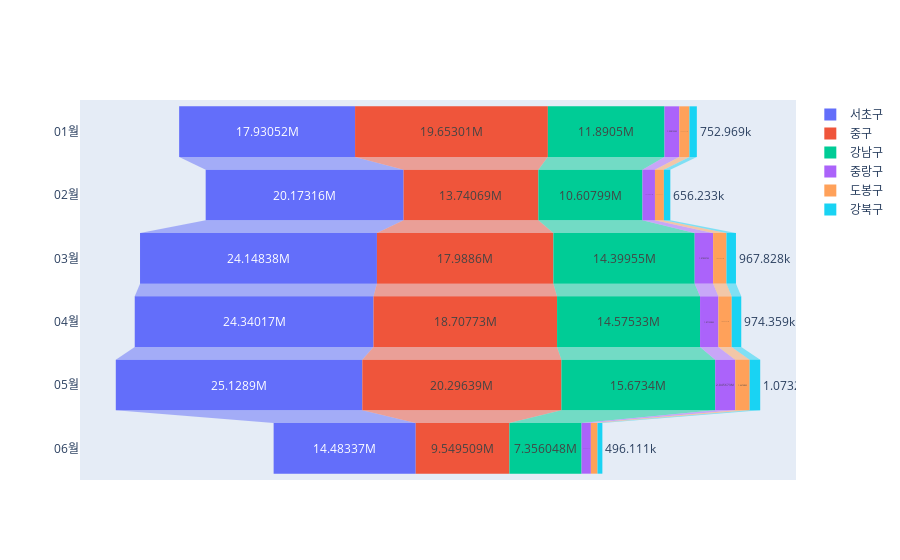

Here is the notebook cell this chart was saved with:
### Code cell
# Top 3, Botton 3 월별 매출 발생 건수

fig=go.Figure()

fig.add_trace(go.Funnel(
name='서초구',
y=card_gu_pivot2.index+"월",
x=card_gu_pivot2['서초구']))

fig.add_trace(go.Funnel(
name='중구',
y=card_gu_pivot2.index+"월",
x=card_gu_pivot2['중구']))

fig.add_trace(go.Funnel(
name='강남구',
y=card_gu_pivot2.index+"월",
x=card_gu_pivot2['강남구']))

fig.add_trace(go.Funnel(
name='중랑구',
y=card_gu_pivot2.index+"월",
x=card_gu_pivot2['중랑구']))

fig.add_trace(go.Funnel(
name='도봉구',
y=card_gu_pivot2.index+"월",
x=card_gu_pivot2['도봉구']))

fig.add_trace(go.Funnel(
name='강북구',
y=card_gu_pivot2.index+"월",
x=card_gu_pivot2['강북구']))

fig.show()

### Figure 1 — Plotly figure (JSON) as saved in the notebook; plotly's stock layout.template omitted (floating-point values rounded to 4 significant figures)
{"data": [{"name": "서초구", "type": "funnel", "x": [17930517, 20173162, 24148384, 24340165, 25128902, 14483373], "y": ["01월", "02월", "03월", "04월", "05월", "06월"]}, {"name": "중구", "type": "funnel", "x": [19653014, 13740693, 17988601, 18707727, 20296394, 9549509], "y": ["01월", "02월", "03월", "04월", "05월", "06월"]}, {"name": "강남구", "type": "funnel", "x": [11890505, 10607989, 14399547, 14575330, 15673398, 7356048], "y": ["01월", "02월", "03월", "04월", "05월", "06월"]}, {"name": "중랑구", "type": "funnel", "x": [1508122, 1273891, 1878997, 1871258, 2045673, 948601], "y": ["01월", "02월", "03월", "04월", "05월", "06월"]}, {"name": "도봉구", "type": "funnel", "x": [1033066, 909526, 1362367, 1355207, 1467480, 675411], "y": ["01월", "02월", "03월", "04월", "05월", "06월"]}, {"name": "강북구", "type": "funnel", "x": [752969, 656233, 967828, 974359, 1073218, 496111], "y": ["01월", "02월", "03월", "04월", "05월", "06월"]}], "layout": {}}
